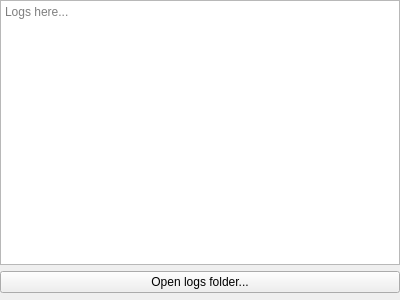
<?xml version="1.0" encoding="UTF-8"?>
<ui version="4.0">
 <class>LogsDialog</class>
 <widget class="QWidget" name="LogsDialog">
  <property name="geometry">
   <rect>
    <x>0</x>
    <y>0</y>
    <width>400</width>
    <height>300</height>
   </rect>
  </property>
  <property name="windowTitle">
   <string>Debug Logs</string>
  </property>
  <layout class="QGridLayout" name="gridLayout">
   <property name="leftMargin">
    <number>0</number>
   </property>
   <property name="topMargin">
    <number>0</number>
   </property>
   <property name="rightMargin">
    <number>0</number>
   </property>
   <property name="bottomMargin">
    <number>7</number>
   </property>
   <item row="0" column="0">
    <widget class="QTextBrowser" name="debug_console">
     <property name="placeholderText">
      <string>Logs here...</string>
     </property>
    </widget>
   </item>
   <item row="1" column="0">
    <widget class="QPushButton" name="logs_folder">
     <property name="text">
      <string>Open logs folder...</string>
     </property>
    </widget>
   </item>
  </layout>
 </widget>
 <resources/>
 <connections/>
</ui>
